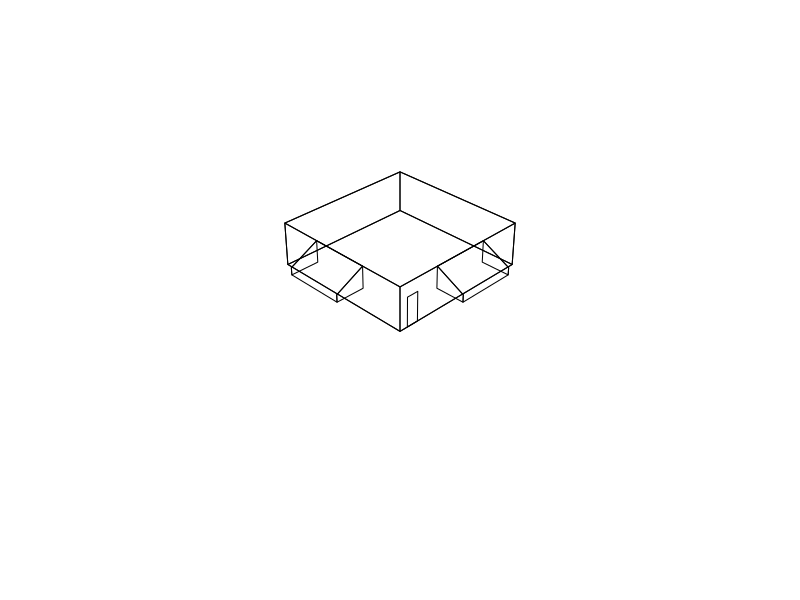

Source code (R):
## start a 3d scene function
site3d <- function(bg="#ffffff", linecol="#000000",
                    xlim=c(-15,15), ylim=c(-15,15), zlim=c(0,5),
                    theta=-45, phi=30, plot=TRUE) {
    
    par(mar=c(1,1,1,1), bg=bg)
    tm <- persp(matrix(rep(0,4), nrow=2),
                xlim=xlim, ylim=ylim, zlim=zlim,
                col="#00000000", border=NA, theta=theta, phi=phi, xlab="x", scale=FALSE, box=FALSE)
    if (!plot) {
        dev.off()
        invisible(return(tm))
    }

    ##return the transformation matrix to add any other points
    invisible(tm)
}


## rotate around axis function
rotpts <- function(x, axis, angle) {

    angle <- angle * pi/180
    
    if(axis == "x") {
        rmat <- matrix(c(1,0,0,0,cos(angle),sin(angle),0,-sin(angle),cos(angle)), nrow=3)
    } else
        if(axis == "y") {
            rmat <- matrix(c(cos(angle),0,-sin(angle),0,1,0,sin(angle),0,cos(angle)), nrow=3)
        } else
            if(axis == "z") {
                rmat <- matrix(c(cos(angle),sin(angle),0,-sin(angle),cos(angle),0,0,0,1), nrow=3)
            }

    res <- t(rmat %*% t(x))
    split(res, c("x","y","z")[col(res)])
}


## translate (move) function
transpts <- function(x, xa=0, ya=0, za=0) {
    x$x <- x$x + xa
    x$y <- x$y + ya
    x$z <- x$z + za
    x
}

## TODO - scale function??

## create a simplified trans3d() function to take x/y/z as a single input
t3d <- function(x,pmat) do.call(trans3d, c(list(pmat=pmat), x) )


## start the plot and save the transformation matrix for x/y/z to x/y for plotting
tm <- site3d()


## floor
flr <- data.frame(x=c(-5,5,5,-5), y=c(-5,-5,5,5), z=c(0,0,0,0))
polygon(t3d(flr, tm))

## roof - floor + 3 metres
polygon(t3d(transpts(flr, za=3), tm))

## wall sides - always rotated around (0,0), so if start at one edge, just rotate once
wall <- data.frame(x=c(-5,5,5,-5), y=c(-5,-5,-5,-5), z=c(0,0,3,3))
polygon(t3d(wall, tm))
polygon(t3d(rotpts(wall, axis="z", angle=90), tm))
polygon(t3d(rotpts(wall, axis="z", angle=-90), tm))
polygon(t3d(rotpts(wall, axis="z", angle=180), tm))


## shade awning
awn <- list(
    main = data.frame(x=c(0,0,2,2,2,2), y=c(-2,2,2,2,-2,-2), z=c(1.5,1.5,0.5,0,0,0.5)),
    s1   = data.frame(x=c(0,2,2,0),     y=c(2,2,2,2),        z=c(1.5,0.5,0,0)),
    s2   = data.frame(x=c(0,2,2,0),     y=c(-2,-2,-2,-2),    z=c(1.5,0.5,0,0))
)

lapply(awn, function(x) polygon(t3d(transpts(rotpts(x, axis="z", angle=180), xa=-5, za=1.5), pmat=tm)) )
lapply(awn, function(x) polygon(t3d(transpts(rotpts(x, axis="z", angle=-90),  ya=-5, za=1.5), pmat=tm)) )


## standard door
door <- data.frame(x=c(-0.41,-0.41,0.41,0.41), y=c(0,0,0,0), z=c(0,2.04,2.04,0))

polygon(t3d(transpts(door, ya=-5, xa=-4), pmat=tm))






